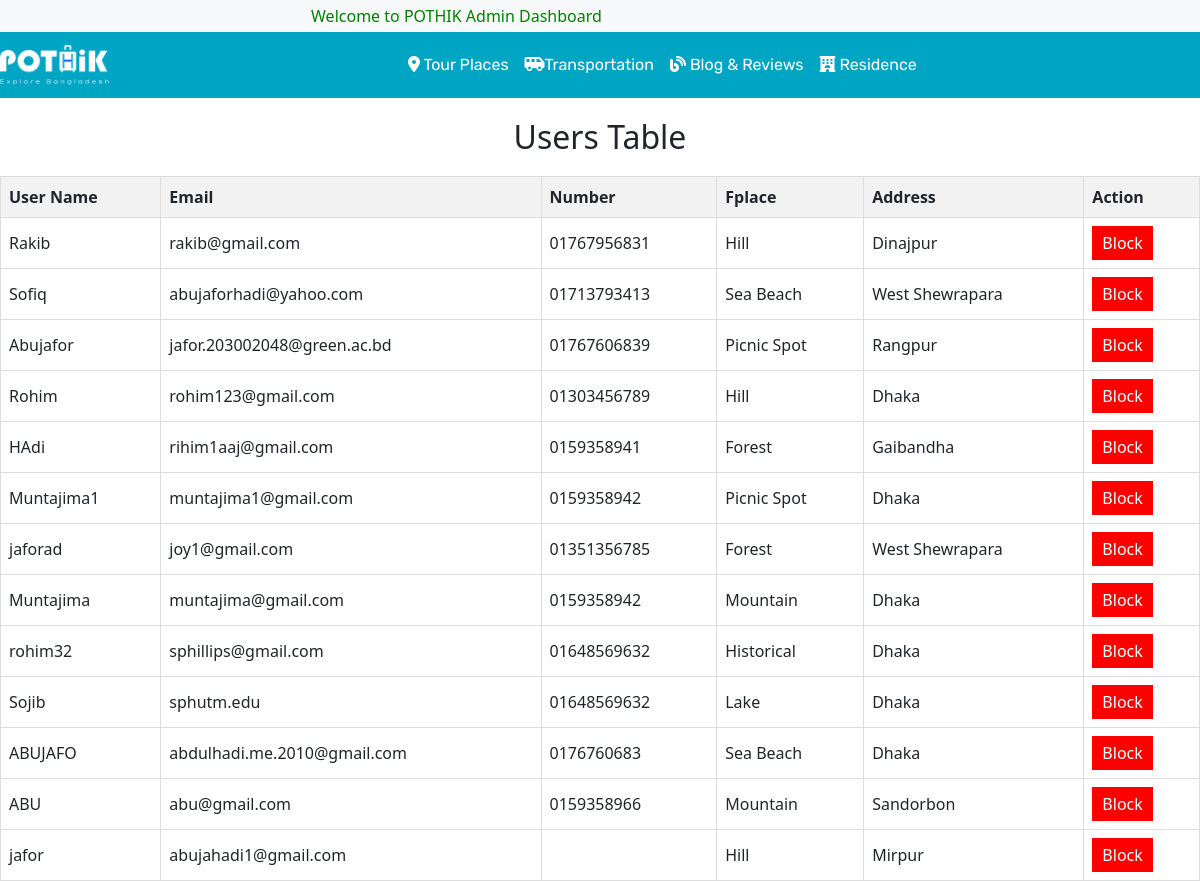
The page /userAdmin.php on the database as committed earlier.
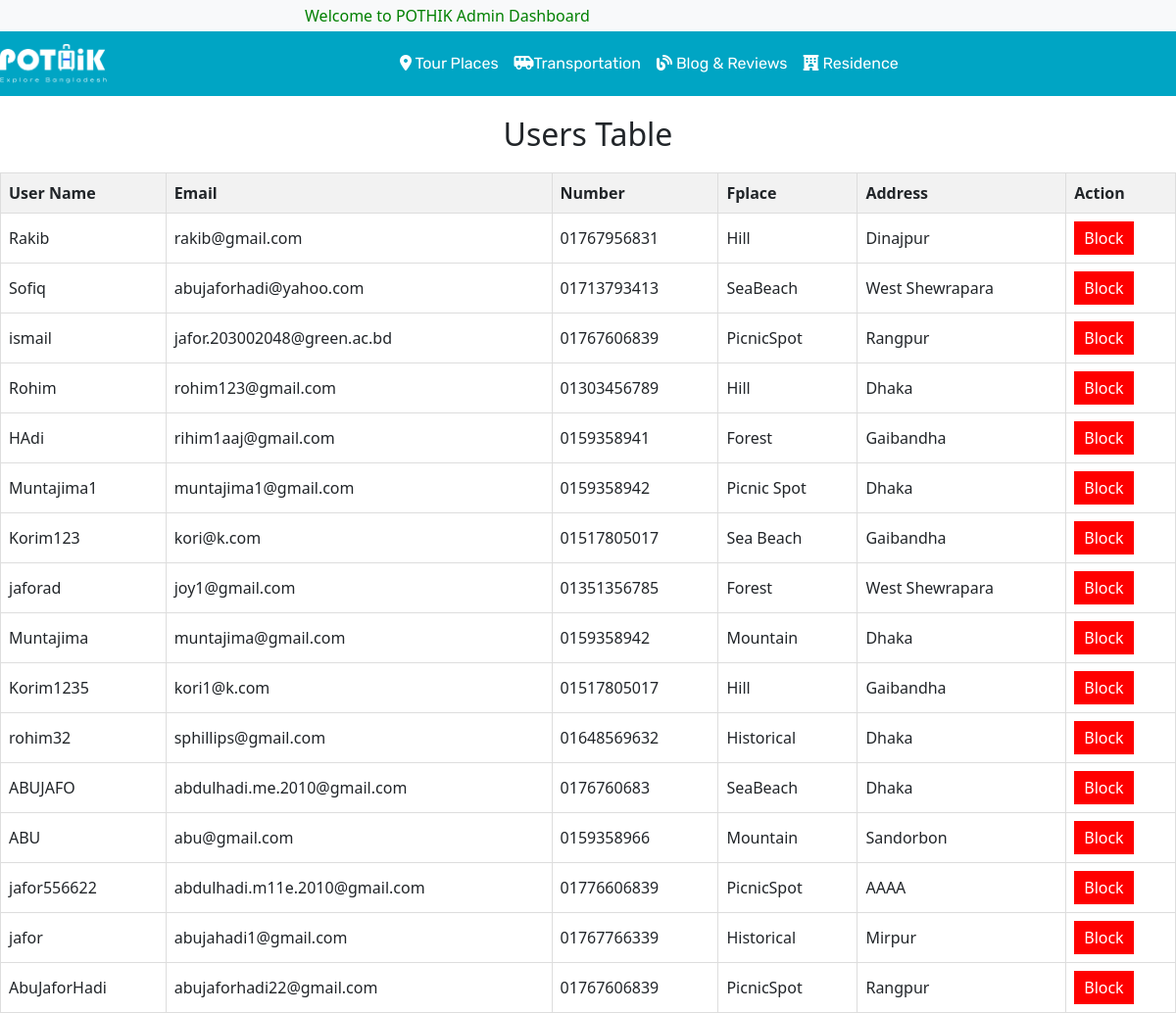
The same page on the database as committed later.
### tables this page shows
CREATE TABLE `users` (
  `user_id` int(11) NOT NULL,
  `user_name` varchar(50) NOT NULL,
  `email` varchar(50) NOT NULL,
  `password` varchar(50) DEFAULT NULL,
  `number` text NOT NULL,
  `Fplace` varchar(20) NOT NULL,
  `address` varchar(50) NOT NULL,
  `verification_code` varchar(255) NOT NULL,
  `is_verify` int(10) NOT NULL DEFAULT 0
);

### userAdmin.php (the view, shortened to what this page needs)
<?php
include ("_admin.php");
$conn = new mysqli('localhost', 'root', '', 'travel');
$sql = "SELECT `user_name`, `email`, `number`, `Fplace`, `address` FROM `users`;";
$result = $conn->query($sql);
?>
<!DOCTYPE html>
<html lang="en">
<head>
</head>
<body>
<h2>Users Table</h2>
<table id="userTable">
    <tr>
        <th>User Name</th>
        <th>Email</th>
        <th>Number</th>
        <th>Fplace</th>
        <th>Address</th>
        <th>Action</th>
    </tr>
    <?php
    if ($result->num_rows > 0) {
        while ($row = $result->fetch_assoc()) {
            echo "<tr>";
            echo "<td>" . $row["user_name"] . "</td>";
            echo "<td>" . $row["email"] . "</td>";
            echo "<td>" . $row["number"] . "</td>";
            echo "<td>" . $row["Fplace"] . "</td>";
            echo "<td>" . $row["address"] . "</td>";
            echo "<td><button onclick='deleteUser(this, \"" . $row["user_name"] . "\")'>Block</button></td>";
            echo "</tr>";
        }
    } else {
        echo "<tr><td colspan='6'>No records found</td></tr>";
    }
    ?>
</table>
</body>
</html>

Rows that differ between the two databases and show on the page:
removed users: user_name "Sojib", email "sphutm.edu", number "01648569632", Fplace "Lake", address "Dhaka"
changed users "Sofiq": Fplace "Sea Beach" → "SeaBeach"
changed users "jafor.203002048@green.ac.bd": user_name "Abujafor" → "ismail"; Fplace "Picnic Spot" → "PicnicSpot"
added users: user_name "Korim123", email "kori@k.com", number "01517805017", Fplace "Sea Beach", address "Gaibandha"
added users: user_name "Korim1235", email "kori1@k.com", number "01517805017", Fplace "Hill", address "Gaibandha"
changed users "ABUJAFO": Fplace "Sea Beach" → "SeaBeach"
added users: user_name "jafor556622", email "abdulhadi.m11e.2010@gmail.com", number "01776606839", Fplace "PicnicSpot", address "AAAA"
changed users "jafor": number (not shown) → "01767766339"; Fplace "Hill" → "Historical"
added users: user_name "AbuJaforHadi", email "abujaforhadi22@gmail.com", number "01767606839", Fplace "PicnicSpot", address "Rangpur"
